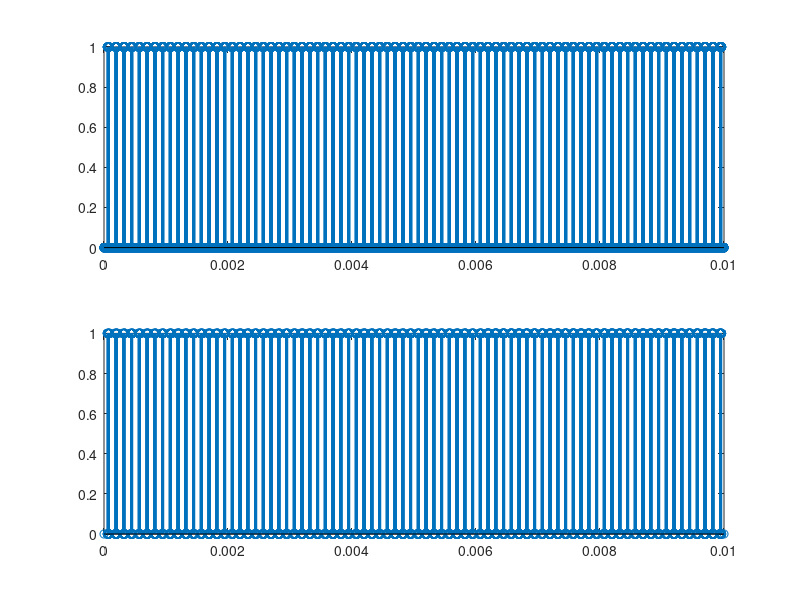
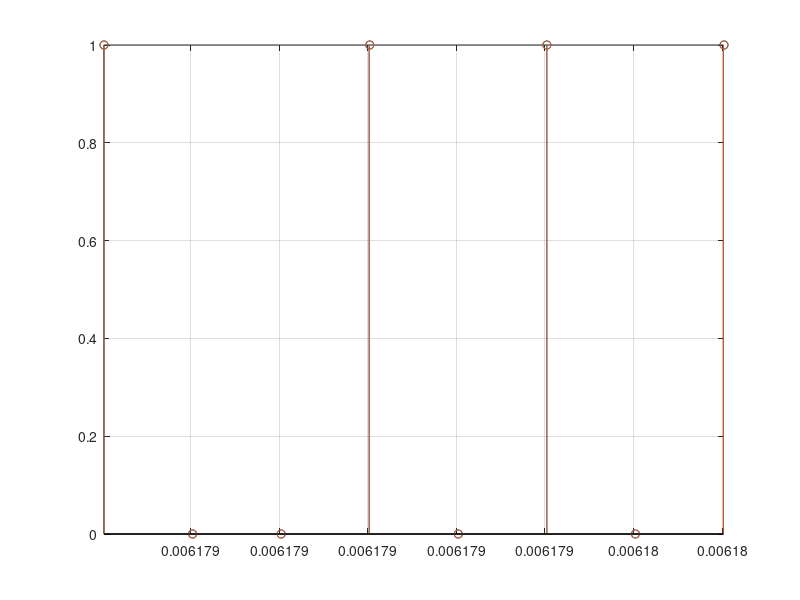

The MATLAB source for these figures, in order: (Note: this script raises an error after producing the figures.)
%% CLEAR WORKSPACE
clc
close all
clear all
%% CREATE PREAMBLE TO COMPARE WITH
preamble_end_idx = 0; % Parameter to find. End index of preamble.

data_size = 12*16; %size of ERC data
data_block_size = 12;

size = 88;
preamble = (['10010101']);
data = zeros(1, size);

data = (preamble - '0');
initial = data; %codewordGen(data);
size_out = length(initial);


%% LOAD AND INTERPOLATE AFE DATA
txdata = csvread('TX_H_Output_6ch_FLROIC_rtl.csv');
time = txdata(1:end,1);
data = (txdata(1:end,2))>=1;
freq = 10e6;

% interpolation * skip if not needed 
t2 = time(1):1/freq:(time(end)-1/freq);
i=i+1
 for i = 1:length(t2)
  index = find(round(time*10e6) <= round(t2(i)*10e6));
  dataout1(i) = data(index(end));
  temp_time = t2(i);
  temp_data =  dataout1(i);
 end
% interpolation end 

%dataout1 = data'; % un-comment if interpolation is not needed 
%t2 = time'; % un-comment if interpolation is not needed
figure(333)
subplot(2,1,1)
stem(t2, dataout1);
subplot(2,1,2)
stem(time, data);

%% CHECK PREAMBLE

preamble_time_start_aprox = 6.17e-3; % DEFINE APPROXIMATE START OF PREABLE
idx = find(round(t2*1e6)<=round(preamble_time_start_aprox*1e6));

figure(555);
for i = 1:length(dataout1(idx(end):end))
    idx_start = idx(end)+i;
    idx_end = idx(end)+size_out+i-1;
    a = dataout1(idx_start:idx_end);
    b = initial;
    R = corrcoef(a, b);
    stem(t2(idx_start:idx_end),a); hold on; stem(t2(idx_start:idx_end),b); hold off; grid on;
    xlim([t2(idx_start) t2(idx_end)])
    pause(0.03);
    if (abs(max(max(triu(R,1)))-1)<1e-15) 
        preamble_end_idx = idx_end; 
         a
         b
        disp('MATCH!');
        break;
    end
end
%% CHECK MESSAGE NUMBER 
msg_num_idx = preamble_end_idx+1;
msg_num =  dataout1(msg_num_idx:msg_num_idx+10);
msg_num_dec = bin2dec(num2str(fliplr(msg_num)))
%% SKIP REGISTER BITS AND CHECK IF AFE_READY==1
% signal consists of 
% preamble(8bit) -> message number(10bit) -> registers (18bit)

% register 18 bit consists of 
% LED active(1bit)
% ADDLOC (8bit)
% DATALOC (8bit)
% FLROIC (17bit)
% AFE READY (1bit)
% AFE_DATA (16x12bit)
% 
%

AFE_READY_idx = preamble_end_idx+10+17+102;
FLROIC_idx =  preamble_end_idx+10+17;
FLROIC_data = zeros(6,17);
for i = 1:6
    FLROIC_data(i,:) = dataout1(FLROIC_idx+1+(i-1)*17:FLROIC_idx+17+(i-1)*17);
end 
FLROIC_data
FLROIC_data_mock = cell2mat(struct2cell(load('FLROIC_data_mock','FLROIC_data')))
if (FLROIC_data_mock==FLROIC_data)
    display('====FLROIC data MATCH!====')
end
AFE_READY_data =dataout1(AFE_READY_idx+1);
%


%% CREATE AFE DATA TO COMPARE WITH
N2 = 0:data_size/data_block_size-1;

m2 = fliplr(dec2bin(N2, data_block_size) - '0');
m2 = m2';
message2 = m2(:)';

%erc_data = message2;
load('data_par.mat')
erc_data = data_par';
%% CHECK AFE DATA

figure;
tol = 1e-5;
% preamble_end_idx = preamble_end_idx - 100;
size_to_check = length(erc_data);
for i = 1:length(dataout1(AFE_READY_idx:end))
    idx_start = AFE_READY_idx+i;
%     idx_end = preamble_end_idx+size_to_check+i-1;
    idx_end = AFE_READY_idx+size_to_check+i-1;
    a = dataout1(idx_start:idx_end);
    b = erc_data(1:size_to_check);
    R = corrcoef(a, b);
    stem(a,'fill'); hold on; stem(b); hold off; grid on;
    pause(0.03);
    max(max(triu(R,1)))
    if abs(max(max(triu(R,1))) - 1) < tol
        %preamble_end_idx = idx_end;
        disp('MATCH!');
        break;
    end
end